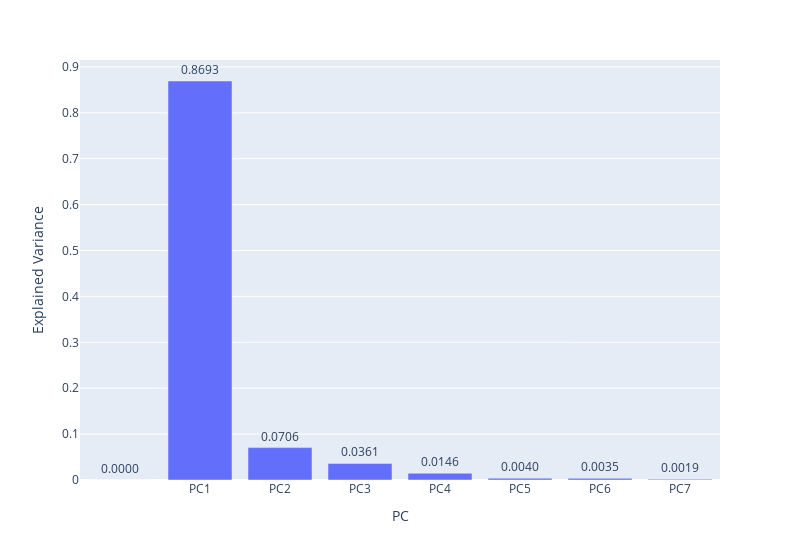

Write notebook code for a chart like this one.
### Markdown cell above
The explained variance for each principal component indicates the proportion of variance in the original data captured by that component. In your case, the first principal component (PC1) explains about 86.9% of the variance, and the cumulative variance shows that the first two principal components (PC1 and PC2) together explain around 94% of the variance. This suggests that you can potentially reduce the dimensionality of your dataset by keeping only the most informative principal components. This can lead to more efficient computations and visualizations.

### Code cell
import plotly.express as px
from plotly.offline import init_notebook_mode, iplot
init_notebook_mode(connected=True)

fig = px.bar(df_explained_variance, 
             x='PC', y='Explained Variance',
             text='Explained Variance',
             width=800)

fig.update_traces(texttemplate='%{text:.4f}', textposition='outside')  
fig.show()

### Figure 1 — Plotly figure (JSON) as saved in the notebook; plotly's stock layout.template omitted (floating-point values rounded to 4 significant figures)
{"data": [{"alignmentgroup": "True", "hovertemplate": "PC=%{x}<br>Explained Variance=%{text}<extra></extra>", "legendgroup": "", "marker": {"color": "#636efa", "pattern": {"shape": ""}}, "name": "", "offsetgroup": "", "orientation": "v", "showlegend": false, "text": [0, 0.8693, 0.07056, 0.03612, 0.01464, 0.003994, 0.003547, 0.001854], "textposition": "outside", "texttemplate": "%{text:.4f}", "type": "bar", "x": [" ", "PC1", "PC2", "PC3", "PC4", "PC5", "PC6", "PC7"], "xaxis": "x", "y": [0, 0.8693, 0.07056, 0.03612, 0.01464, 0.003994, 0.003547, 0.001854], "yaxis": "y"}], "layout": {"barmode": "relative", "legend": {"tracegroupgap": 0}, "margin": {"t": 60}, "width": 800, "xaxis": {"anchor": "y", "domain": [0, 1], "title": {"text": "PC"}}, "yaxis": {"anchor": "x", "domain": [0, 1], "title": {"text": "Explained Variance"}}}}
